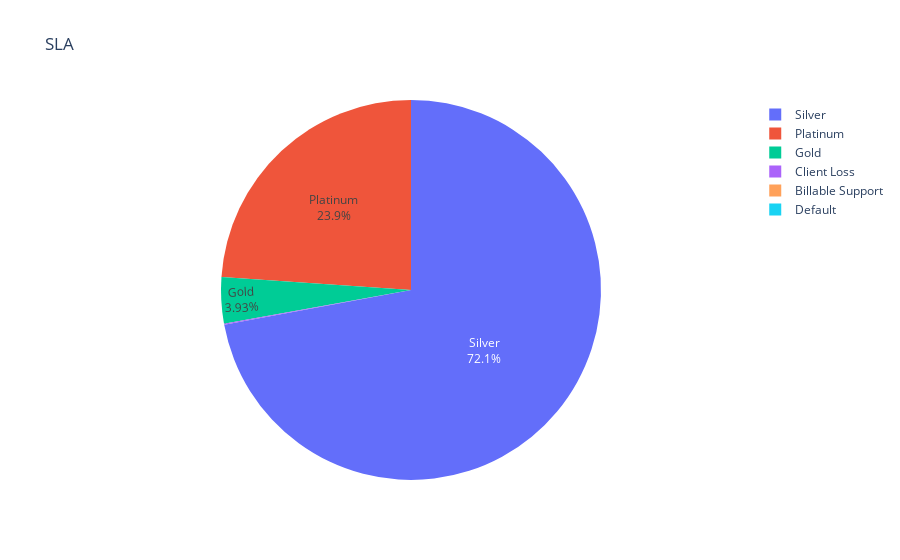

Here is the notebook cell this chart was saved with:
### Code cell
typecounts = df["SLA"].value_counts().to_dict()
df1 = pd.DataFrame(list(typecounts.items()), columns=['SLA', 'Counts'])

fig = px.pie(df1, values='Counts', names='SLA',
             title='SLA',labels='SLA')
fig.update_traces(textposition='inside', textinfo='percent+label')
fig.show()

### Figure 1 — Plotly figure (JSON) as saved in the notebook; plotly's stock layout.template omitted (floating-point values rounded to 4 significant figures)
{"data": [{"domain": {"x": [0, 1], "y": [0, 1]}, "hovertemplate": "SLA=%{label}<br>Counts=%{value}<extra></extra>", "labels": ["Silver", "Platinum", "Gold", "Client Loss", "Billable Support", "Default"], "legendgroup": "", "name": "", "showlegend": true, "textinfo": "percent+label", "textposition": "inside", "type": "pie", "values": [136326, 45219, 7426, 175, 2, 1]}], "layout": {"legend": {"tracegroupgap": 0}, "title": {"text": "SLA"}}}
